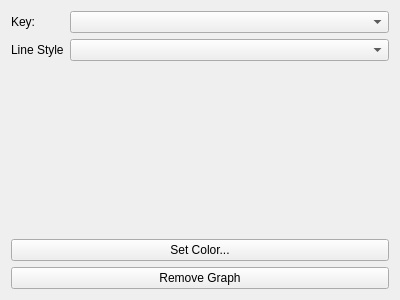
<?xml version="1.0" encoding="UTF-8"?>
<ui version="4.0">
 <class>GraphEdit</class>
 <widget class="QWidget" name="GraphEdit">
  <property name="geometry">
   <rect>
    <x>0</x>
    <y>0</y>
    <width>400</width>
    <height>300</height>
   </rect>
  </property>
  <property name="windowTitle">
   <string>Form</string>
  </property>
  <layout class="QVBoxLayout" name="verticalLayout">
   <item>
    <layout class="QFormLayout" name="formLayout">
     <item row="0" column="0">
      <widget class="QLabel" name="key_lbl">
       <property name="text">
        <string>Key:</string>
       </property>
      </widget>
     </item>
     <item row="0" column="1">
      <widget class="QComboBox" name="key"/>
     </item>
     <item row="1" column="0">
      <widget class="QLabel" name="label">
       <property name="text">
        <string>Line Style</string>
       </property>
      </widget>
     </item>
     <item row="1" column="1">
      <widget class="QComboBox" name="line_style"/>
     </item>
    </layout>
   </item>
   <item>
    <widget class="QPushButton" name="color_btn">
     <property name="text">
      <string>Set Color...</string>
     </property>
    </widget>
   </item>
   <item>
    <widget class="QPushButton" name="remove">
     <property name="text">
      <string>Remove Graph</string>
     </property>
    </widget>
   </item>
  </layout>
 </widget>
 <resources/>
 <connections/>
</ui>
